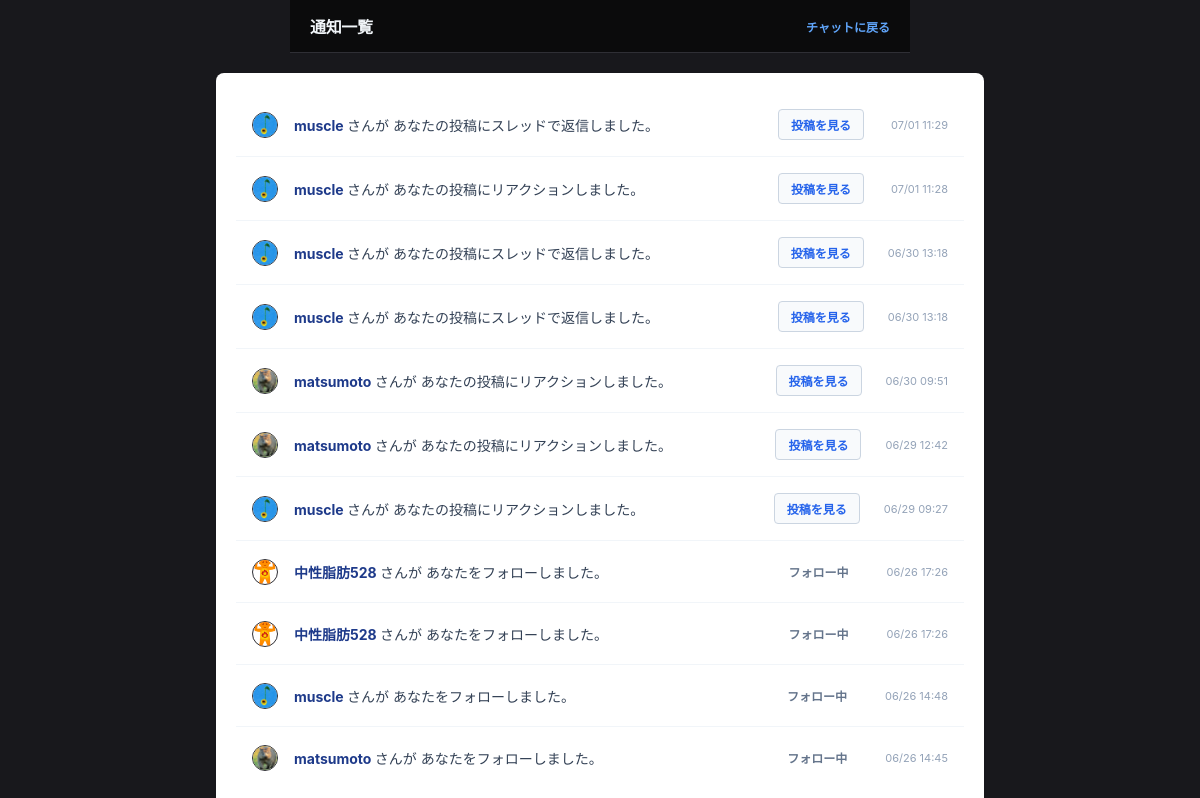
Before: /notifications/ (signed in) with the older database file.
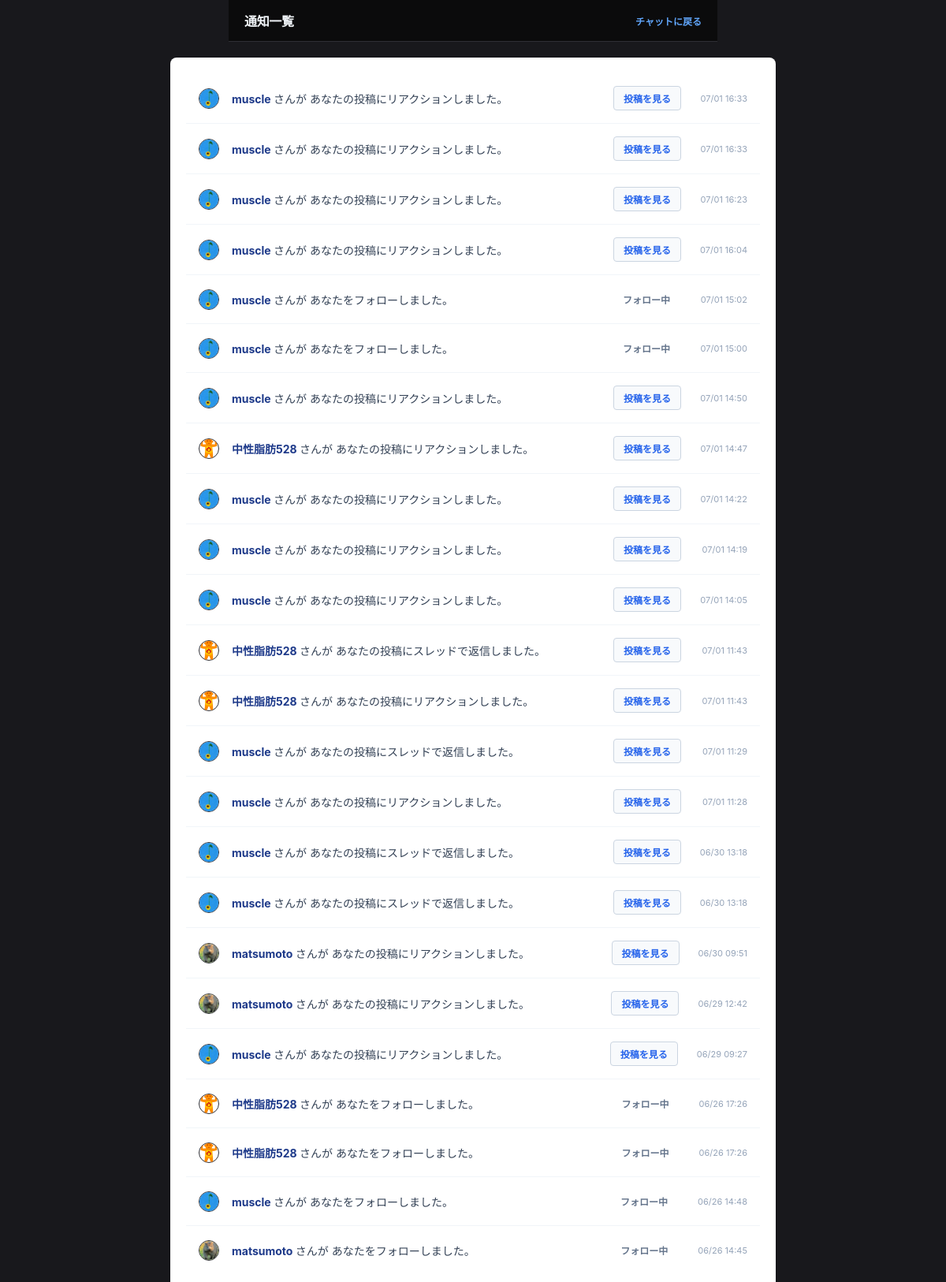
After: the same page with the newer database file.
### accounts/models.py (models this page shows, shortened)
class Notification(models.Model):
    receiver = models.ForeignKey(User, on_delete=models.CASCADE, related_name='notifications_received')
    sender = models.ForeignKey(User, on_delete=models.CASCADE, related_name='notifications_sent')
    notification_type = models.CharField(max_length=20)
    message_id = models.IntegerField(null=True, blank=True)
    is_read = models.BooleanField(default=False)
    created_at = models.DateTimeField(auto_now_add=True)
    class Meta:
        ordering = ['-created_at']

class Profile(models.Model):
    user = models.OneToOneField(User, on_delete=models.CASCADE)
    nickname = models.CharField('ユーザー名', max_length=50, blank=True)
    icon = models.ImageField('アイコン画像', upload_to='icons/', blank=True, null=True)
    following = models.ManyToManyField('self', symmetrical=False, related_name='followers', blank=True)

### chat/views.py (the view)
# urls.py: path('notifications/', chat_views.notification_list, name='notifications'),
@login_required
def notification_list(request):
    notifications = Notification.objects.filter(receiver=request.user)
    notifications.update(is_read=True)
    return render(request, 'chat/notifications.html', {'notifications': notifications})

### templates/chat/notifications.html (shortened to what this page needs)
{% load static %}
<!DOCTYPE html>
<html lang="ja">
<head>
    <link rel="stylesheet" href="{% static 'css/room.css' %}">
    <link rel="stylesheet" href="{% static 'css/notifications.css' %}">
</head>
<body>
    <div class="chat-header">
        <h1 class="chat-title">通知一覧</h1>
        <div class="user-status">
            <a href="{% url 'chat_room' %}" style="color: #60a5fa; font-weight: bold; text-decoration: none;" onmouseover="this.style.textDecoration='underline'" onmouseout="this.style.textDecoration='none'">
                チャットに戻る
            </a>
        </div>
    </div>
    <div class="notification-container">
        {% if not notifications %}
            <div class="empty-message">新しい通知はありません。</div>
        {% else %}
            {% for n in notifications %}
                <div class="notification-item">
                    <div class="msg-avatar-container">
                        {% if n.sender.profile.icon %}
                            <img src="{{ n.sender.profile.icon.url }}" class="msg-avatar" alt="アイコン" onclick="location.href='/profile/{{ n.sender.id }}/'" style="cursor: pointer;">
                        {% else %}
                            <div class="msg-avatar-default" onclick="location.href='/profile/{{ n.sender.id }}/'" style="cursor: pointer;">👤</div>
                        {% endif %}
                    </div>
                    <div class="notification-text">
                        <span class="notification-user-link" onclick="location.href='/profile/{{ n.sender.id }}/'">
                            {{ n.sender.profile.nickname|default:n.sender.username }}
                        </span> さんが
                        {% if n.notification_type == 'reply' %}
                            あなたの投稿にスレッドで返信しました。
                        {% elif n.notification_type == 'follow' %}
                            あなたをフォローしました。
                        {% elif n.notification_type == 'reaction' %}
                            あなたの投稿にリアクションしました。
                        {% else %}
                            あなたにアクションを行いました。
                        {% endif %}
                    </div>
                    {% if n.notification_type == 'follow' %}
                        <div class="noti-action-area">
                            {% if n.sender.profile in user.profile.following.all %}
                                <span class="noti-btn-status">フォロー中</span>
                            {% else %}
                                <button class="noti-btn-fallback" onclick="location.href='/profile/{{ n.sender.id }}/toggle-follow/'">
                                    フォローバック
                                </button>
                            {% endif %}
                        </div>
                    {% endif %}
                    {% if n.notification_type != 'follow' %}
                        <div class="noti-action-area">
                            <a href="/room/#msg-id-{{ n.message_id }}" class="noti-link-to-post">投稿を見る</a>
                        </div>
                    {% endif %}
                    <div class="notification-time">
                        {{ n.created_at|date:"m/d H:i" }}
                    </div>
                </div>
            {% endfor %}
        {% endif %}
    </div>
</body>
</html>

### static/css/room.css (style rules this page uses)
:root { --bg-main: #18181c; --bg-surface: #222226; --bg-bubble: #2d2d34; --border-color: #2f2f35; --text-primary: #f1f5f9; --text-secondary: #94a3b8; --accent-color: #38bdf8; --error-color: #f87171; --font-stack: -apple-system, BlinkMacSystemFont, "Segoe UI", Roboto, "Helvetica Neue", Arial, sans-serif; }
body { font-family: var(--font-stack); margin: 0; padding: 0; color: var(--text-primary); font-size: 14px; background-color: var(--bg-main); display: flex; flex-direction: column; height: 100vh; align-items: center; }
.chat-header, #chat-box, .bottom-area { width: 100%; max-width: 620px; box-sizing: border-box; }
.chat-header { background-color: rgba(10, 10, 10, 0.85); backdrop-filter: blur(12px); -webkit-backdrop-filter: blur(12px); color: var(--text-primary); padding: 14px 20px; display: flex; justify-content: space-between; align-items: center; border-bottom: 1px solid var(--border-color); z-index: 100; }
.chat-title { font-size: 16px; font-weight: 800; letter-spacing: -0.02em; margin: 0; }
.user-status { font-size: 12px; display: flex; align-items: center; gap: 12px; color: var(--text-secondary); }
.msg-avatar-container { display: inline-block; vertical-align: middle; }
.msg-avatar { width: 24px; height: 24px; border-radius: 50%; object-fit: cover; display: block; border: 1px solid var(--border-color); }

### static/css/notifications.css (style rules this page uses)
.notification-container { background: #ffffff; padding: 20px; border-radius: 8px; box-shadow: 0 1px 3px rgba(0,0,0,0.05); margin: 20px 0; width: 100%; max-width: 768px; box-sizing: border-box; }
.notification-item { display: flex; align-items: center; gap: 16px; padding: 16px; border-bottom: 1px solid #f1f5f9; box-sizing: border-box; width: 100%; }
.notification-item:last-child { border-bottom: none; }
.notification-text { font-size: 14px; color: #334155; flex: 1; word-break: break-all; }
.notification-user-link { color: #1e3a8a; font-weight: bold; cursor: pointer; text-decoration: none; }
.noti-action-area { margin-right: 8px; flex-shrink: 0; }
.noti-btn-status { font-size: 12px; color: #64748b; font-weight: bold; padding: 6px 14px; display: inline-block; }
.notification-time { font-size: 11px; color: #94a3b8; flex-shrink: 0; text-align: right; min-width: 60px; }
.noti-link-to-post { color: #2563eb; font-size: 12px; font-weight: bold; text-decoration: none; padding: 6px 12px; border: 1px solid #cbd5e1; border-radius: 4px; background-color: #f8fafc; transition: all 0.2s; display: inline-block; }

Changed rows visible on the page:
added Notification: sender.profile.icon (picture), sender.profile.nickname "muscle", notification_type "あなたの投稿にリアクションしました。", created_at "07/01 16:33"
added Notification: sender.profile.icon (picture), sender.profile.nickname "muscle", notification_type "あなたの投稿にリアクションしました。", created_at "07/01 16:33"
added Notification: sender.profile.icon (picture), sender.profile.nickname "muscle", notification_type "あなたの投稿にリアクションしました。", created_at "07/01 16:23"
added Notification: sender.profile.icon (picture), sender.profile.nickname "muscle", notification_type "あなたの投稿にリアクションしました。", created_at "07/01 16:04"
added Notification: sender.profile.icon (picture), sender.profile.nickname "muscle", notification_type "あなたをフォローしました。", created_at "07/01 15:02"
added Notification: sender.profile.icon (picture), sender.profile.nickname "muscle", notification_type "あなたをフォローしました。", created_at "07/01 15:00"
added Notification: sender.profile.icon (picture), sender.profile.nickname "muscle", notification_type "あなたの投稿にリアクションしました。", created_at "07/01 14:50"
added Notification: sender.profile.icon (picture), sender.profile.nickname "中性脂肪528", notification_type "あなたの投稿にリアクションしました。", created_at "07/01 14:47"
added Notification: sender.profile.icon (picture), sender.profile.nickname "muscle", notification_type "あなたの投稿にリアクションしました。", created_at "07/01 14:22"
added Notification: sender.profile.icon (picture), sender.profile.nickname "muscle", notification_type "あなたの投稿にリアクションしました。", created_at "07/01 14:19"
added Notification: sender.profile.icon (picture), sender.profile.nickname "muscle", notification_type "あなたの投稿にリアクションしました。", created_at "07/01 14:05"
added Notification: sender.profile.icon (picture), sender.profile.nickname "中性脂肪528", notification_type "あなたの投稿にスレッドで返信しました。", created_at "07/01 11:43"
added Notification: sender.profile.icon (picture), sender.profile.nickname "中性脂肪528", notification_type "あなたの投稿にリアクションしました。", created_at "07/01 11:43"
